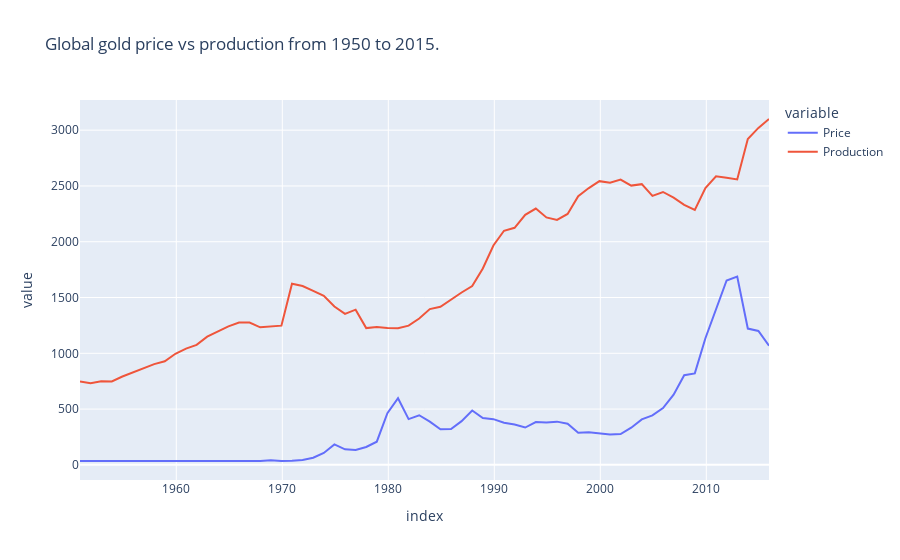

Notebook source saved alongside this figure:
### Code cell
cnct_gpw.plot(kind = 'line', title = 'Global gold price vs production from 1950 to 2015.')
